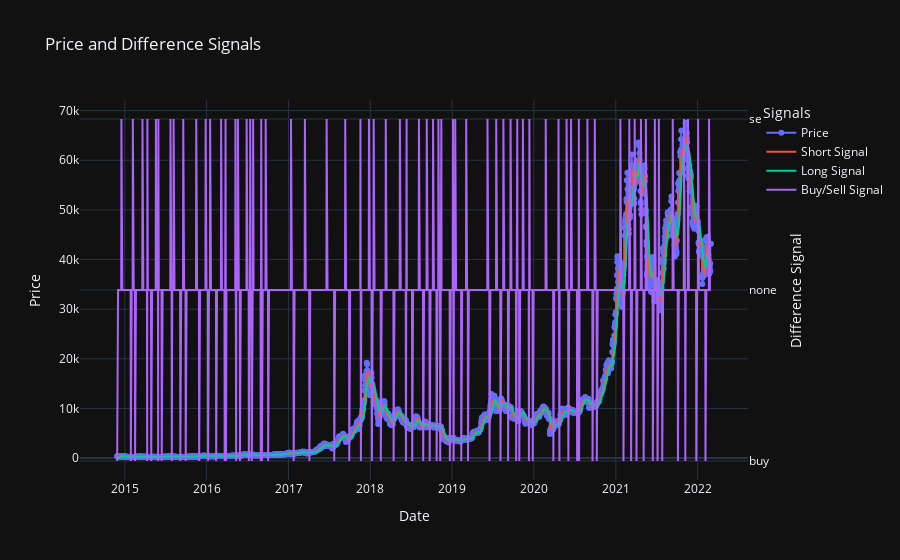

This figure's notebook cell:
### Markdown cell above
The above plot is interactive, you can zoom in to certain regions of the graph.

### Code cell
from signals import buysell_signals

def plot_signals_with_difference(data: pd.DataFrame):
    price, date = data['close'].values, data['date'].values

    short_filter = sma_filter(10)
    long_filter = sma_filter(20)
    short_signal = wma_signal(price, short_filter)
    long_signal = wma_signal(price, long_filter)
    buy_sell_signal = buysell_signals(short_signal, long_signal)

    fig = go.Figure()
    fig.add_trace(go.Scatter(x=date, y=price, mode='lines+markers', name='Price', line_shape='spline'))
    fig.add_trace(go.Scatter(x=date, y=short_signal, mode='lines', name='Short Signal', line_shape='spline'))
    fig.add_trace(go.Scatter(x=date, y=long_signal, mode='lines', name='Long Signal', line_shape='spline'))
    fig.add_trace(go.Scatter(x=date, y=buy_sell_signal, yaxis="y2", mode='lines', name='Buy/Sell Signal'))

    fig.update_layout(
        title="Price and Difference Signals",
        xaxis_title="Date",
        yaxis_title="Price",
        yaxis2=dict(title="Difference Signal", overlaying='y', side='right', fixedrange=True),
        legend_title="Signals",
        template="plotly_dark"
    )

    fig.show()

dataset = KaggleDataset(timescale="Daily")
plot_signals_with_difference(dataset.df)

### Figure 1 — Plotly figure (JSON) as saved in the notebook; plotly's stock layout.template omitted (floating-point values rounded to 4 significant figures; data arrays with more than 128 entries replaced by an {"elided": "..."} marker saying what was removed)
{"data": [{"line": {"shape": "spline"}, "mode": "lines+markers", "name": "Price", "type": "scatter", "x": {"elided": "2651 str values"}, "y": {"elided": "2651 float values"}}, {"line": {"shape": "spline"}, "mode": "lines", "name": "Short Signal", "type": "scatter", "x": {"elided": "2651 str values"}, "y": {"elided": "2651 float values"}}, {"line": {"shape": "spline"}, "mode": "lines", "name": "Long Signal", "type": "scatter", "x": {"elided": "2651 str values"}, "y": {"elided": "2651 float values"}}, {"mode": "lines", "name": "Buy/Sell Signal", "type": "scatter", "x": {"elided": "2651 str values"}, "y": {"elided": "2651 str values"}, "yaxis": "y2"}], "layout": {"legend": {"title": {"text": "Signals"}}, "title": {"text": "Price and Difference Signals"}, "xaxis": {"title": {"text": "Date"}}, "yaxis": {"title": {"text": "Price"}}, "yaxis2": {"fixedrange": true, "overlaying": "y", "side": "right", "title": {"text": "Difference Signal"}}}}
